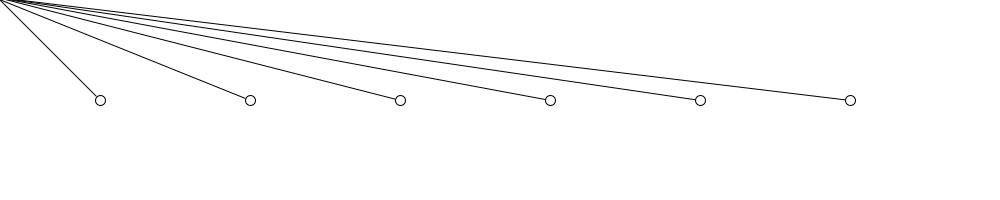
Frame 1 (no input)
Frame 60 (the mouse pressed at the canvas centre just before this capture): identical to frame 1, image omitted
Frame 120 (the mouse held since frame 60 and released just before this capture): identical to frame 1, image omitted

The Processing sketch that drew this single still picture (run headless with seeded random() and noise(); from frame 60 on, the mouse is pressed at the canvas centre):

// Processing sketch: processing_43564
// ── processing_43564.pde

float data[] = {1.8, 1.1,.541,.241,.317,.169}; //# in thousands,street,emergen.shelter,trans housing,treatment centers,jails,hospitals
String names[] = {"hospitals", "jails", "treatment centers", "transitional housing", " emergency shelter", "unsheltered" } ;
void setup(){
  background(0);
  size(1000,200);
  smooth();
}
void draw(){
  background(255);
 for(int i = 0; i < data.length; i++){ //iterate through the array
    float ellSize = map(data[i],2,50,1,100); //map numbers to ellipse size
    stroke(0);
    line(i*150+100,100,ellSize,ellSize);
    if(dist(mouseX,mouseY,i*150+100,100) < 10){
      fill(0);
      }
      ellipse(i*150+100,100,10,10);
      text(names[i], i*150+115,100);
      textSize(14);
      
    }
  }
      
                                
